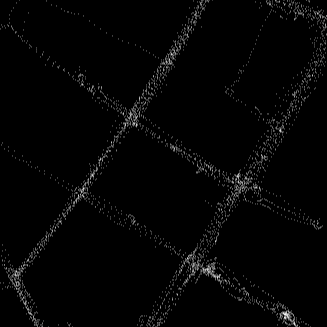
#> input picture draw/img/region_demo.png, 327 x 327 px
$ python to_plane.py
#> lines starting #> are read from the running program, lines starting #| are printed output that depends on the picture
import cv2
import numpy as np

img = cv2.imread('img/region_demo.png')
#> img is the input picture: shape (327, 327, 3); min 0, max 248, mean 4.8

points1 = np.float32([[0,0],[800,0],[800,800],[0,800]])
points2 = np.float32([[100,100],[700,100],[500,600],[200,600]])

M = cv2.getPerspectiveTransform(points1,points2)

result = cv2.warpPerspective(img,M,(800,800))
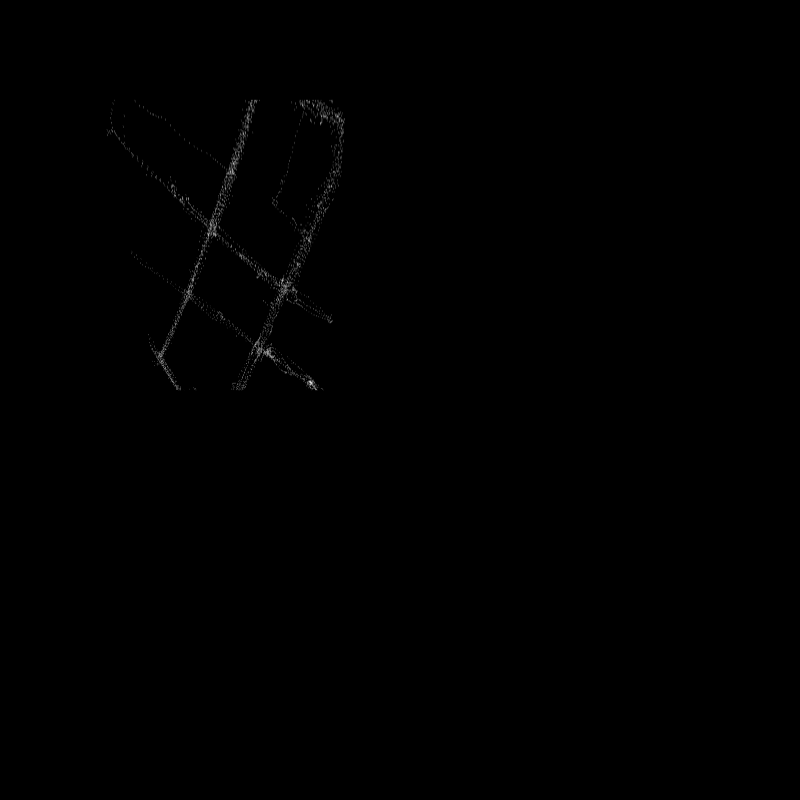
#> result: shape (800, 800, 3); min 0, max 226, mean 0.4

cv2.imwrite('img/region_demo_plane.jpg',result)
